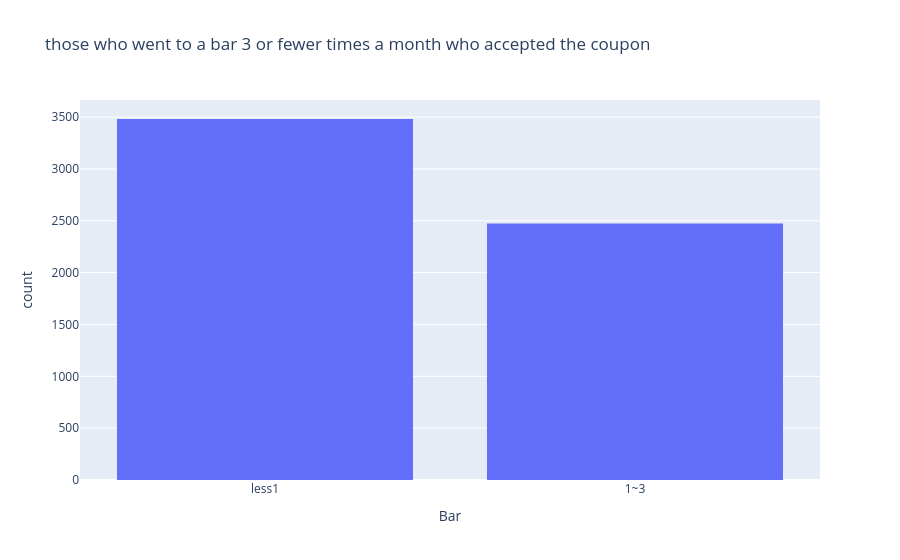

This figure's notebook cell:
### Code cell
fig = px.histogram(bar_lte3_df, x="Bar",  title="those who went to a bar 3 or fewer times a month who accepted the coupon")
fig.write_image("images/bar_lt3_y.png")
fig.show()

### Figure 1 — Plotly figure (JSON) as saved in the notebook; plotly's stock layout.template omitted (floating-point values rounded to 4 significant figures; data arrays with more than 128 entries replaced by an {"elided": "..."} marker saying what was removed)
{"data": [{"bingroup": "x", "hovertemplate": "Bar=%{x}<br>count=%{y}<extra></extra>", "legendgroup": "", "marker": {"color": "#636efa", "pattern": {"shape": ""}}, "name": "", "orientation": "v", "showlegend": false, "type": "histogram", "x": {"elided": "5955 str values"}, "xaxis": "x", "yaxis": "y"}], "layout": {"barmode": "relative", "legend": {"tracegroupgap": 0}, "title": {"text": "those who went to a bar 3 or fewer times a month who accepted the coupon"}, "xaxis": {"anchor": "y", "domain": [0, 1], "title": {"text": "Bar"}}, "yaxis": {"anchor": "x", "domain": [0, 1], "title": {"text": "count"}}}}
